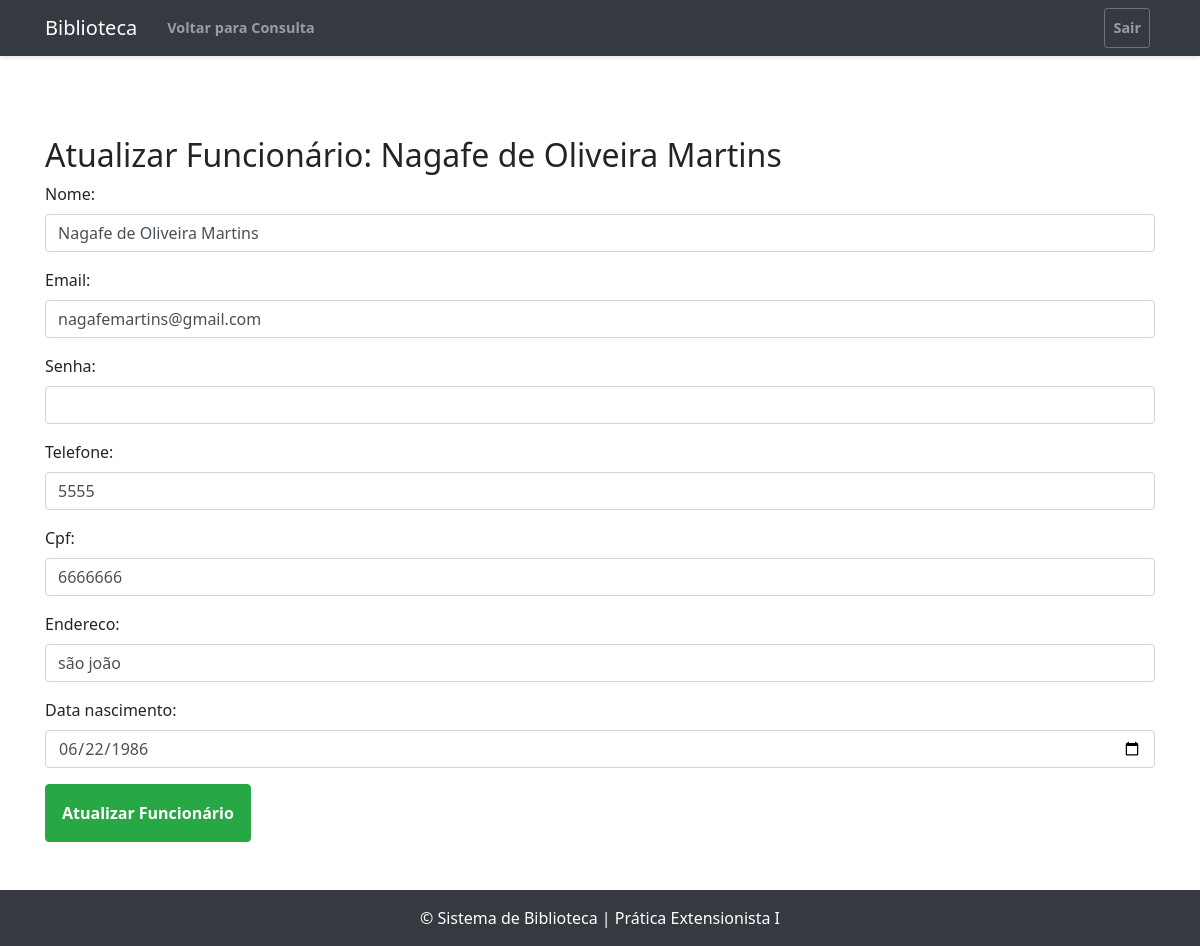
Screenshot of /funcionario/atualizar/1/ (signed in) with the database file from the repository.
### biblioteca/models.py (models this page shows, shortened)
class Funcionario(models.Model):
    nome = models.CharField(max_length=100)
    email = models.EmailField(unique=True)
    senha = models.CharField(max_length=128)
    telefone = models.CharField(max_length=20, blank=True, null=True)
    cpf = models.CharField(max_length=14, unique=True)
    endereco = models.CharField(max_length=200, blank=True, null=True)
    data_nascimento = models.DateField(blank=True, null=True)
    data_criacao = models.DateTimeField(auto_now_add=True)
    data_atualizacao = models.DateTimeField(auto_now=True)
    class Meta:
        verbose_name = "Funcionário"
        verbose_name_plural = "Funcionários"

### biblioteca/views.py (the view)
    def wrapper(request, *args, **kwargs):
        if 'funcionario_logado_id' not in request.session:
            messages.warning(request, "Você precisa estar logado para acessar esta página.")
            return redirect('login')
        return view_func(request, *args, **kwargs)

### biblioteca/forms.py
class FuncionarioForm(forms.ModelForm):
    senha = forms.CharField(widget=forms.PasswordInput, required=True)
    class Meta:
        model = Funcionario
        fields = ['nome', 'email', 'senha', 'telefone', 'cpf', 'endereco', 'data_nascimento']
    def __init__(self, *args, **kwargs):
        super(FuncionarioForm, self).__init__(*args, **kwargs)
        for field_name, field in self.fields.items():
            field.widget.attrs['class'] = 'form-control'
        self.fields['data_nascimento'].widget = forms.DateInput(
            attrs={'type': 'date', 'class': 'form-control'}
        )

### biblioteca/views.py (called while the page is built)
def funcionario_login_required(view_func):
    def wrapper(request, *args, **kwargs):
        if 'funcionario_logado_id' not in request.session:
            messages.warning(request, "Você precisa estar logado para acessar esta página.")
            return redirect('login')
        return view_func(request, *args, **kwargs)
    return wrapper

@funcionario_login_required
def atualizar_funcionario(request, pk): # 'pk' para Primary Key do funcionário
    funcionario = get_object_or_404(Funcionario, pk=pk)
    if request.method == 'POST':
        form = FuncionarioForm(request.POST, instance=funcionario)
        if form.is_valid():
            form.save()
            messages.success(request, "Funcionário atualizado com sucesso!")
            return redirect('funcionario_consultar')
        else:
            messages.error(request, "Erro ao atualizar funcionário. Verifique os dados.")
    else:
        form = FuncionarioForm(instance=funcionario) # Preenche o formulário com dados existentes
    return render(request, 'funcionario/atualizar_funcionario.html', {'form': form, 'funcionario': funcionario})

### templates/funcionario/atualizar_funcionario.html (shortened to what this page needs)
{% extends 'base.html' %}
{% load static %}
{% block navbar_actions %}
<ul class="navbar-nav">
    <li class="nav-item">
        <a class="btn btn-link nav-link" href="{% url 'funcionario_consultar' %}">Voltar para Consulta</a>
    </li>
</ul>
{% endblock %}
{% block content %}
<div class="container py-5">
    <h2>Atualizar Funcionário: {{ funcionario.nome }}</h2>
    <form action="{% url 'atualizar_funcionario' funcionario.pk %}" method="POST">
        <div class="form-group">
            {{ form.as_p }}
        </div>
        <button type="submit" class="btn btn-success">Atualizar Funcionário</button>
    </form>
</div>
{% endblock %}

### static/css/estetica.css (style rules this page uses)
body { font-family: 'Segoe UI', Tahoma, Geneva, Verdana, sans-serif; }
.btn { padding: 1rem; font-weight: bold; font-size: 1rem; }
.navbar-nav .nav-link { margin: 0 5px; }
.navbar-nav .btn { padding: 0.5rem 1rem; font-size: 0.9rem; }

### rows the page displays
Funcionario: nome "Nagafe de Oliveira Martins", email "nagafemartins@gmail.com", telefone "5555", cpf "6666666", endereco "são joão", data_nascimento "06/22/1986"
